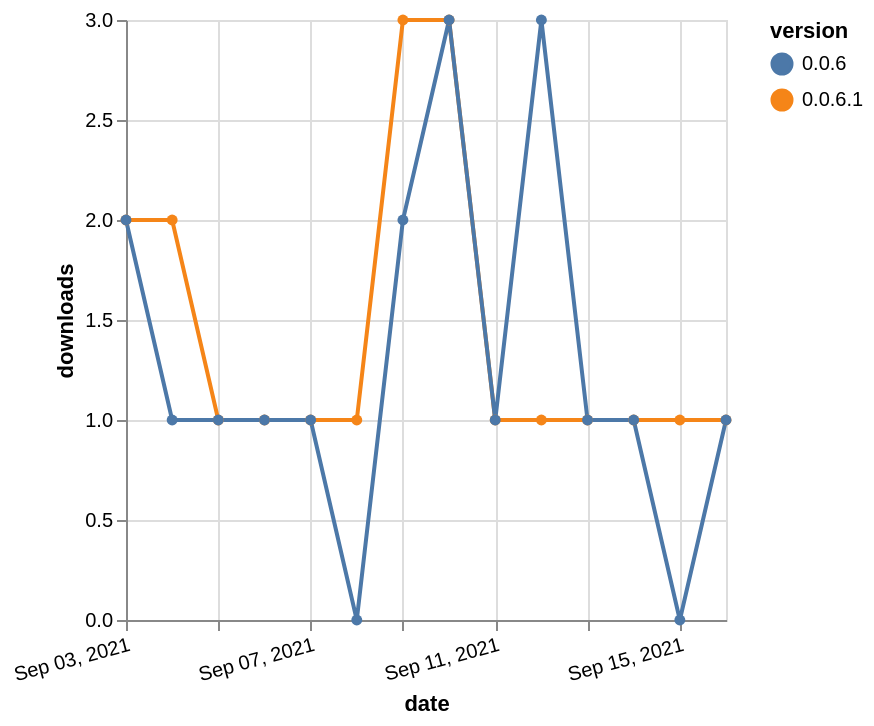

Here is the Vega-Lite specification saved for this chart:
### Vega-Lite specification from a JSON file in a GitHub repository (floating-point values rounded to 4 significant figures)
{"$schema": "https://vega.github.io/schema/vega-lite/v5.json", "description": "A simple bar chart with embedded data.", "data": {"values": [{"date": "2021-09-03", "total": 148, "delta": 2, "version": "0.0.6.1"}, {"date": "2021-09-04", "total": 150, "delta": 2, "version": "0.0.6.1"}, {"date": "2021-09-05", "total": 151, "delta": 1, "version": "0.0.6.1"}, {"date": "2021-09-06", "total": 152, "delta": 1, "version": "0.0.6.1"}, {"date": "2021-09-07", "total": 153, "delta": 1, "version": "0.0.6.1"}, {"date": "2021-09-08", "total": 154, "delta": 1, "version": "0.0.6.1"}, {"date": "2021-09-09", "total": 157, "delta": 3, "version": "0.0.6.1"}, {"date": "2021-09-10", "total": 160, "delta": 3, "version": "0.0.6.1"}, {"date": "2021-09-11", "total": 161, "delta": 1, "version": "0.0.6.1"}, {"date": "2021-09-12", "total": 162, "delta": 1, "version": "0.0.6.1"}, {"date": "2021-09-13", "total": 163, "delta": 1, "version": "0.0.6.1"}, {"date": "2021-09-14", "total": 164, "delta": 1, "version": "0.0.6.1"}, {"date": "2021-09-15", "total": 165, "delta": 1, "version": "0.0.6.1"}, {"date": "2021-09-16", "total": 166, "delta": 1, "version": "0.0.6.1"}, {"date": "2021-09-03", "total": 285, "delta": 2, "version": "0.0.6"}, {"date": "2021-09-04", "total": 286, "delta": 1, "version": "0.0.6"}, {"date": "2021-09-05", "total": 287, "delta": 1, "version": "0.0.6"}, {"date": "2021-09-06", "total": 288, "delta": 1, "version": "0.0.6"}, {"date": "2021-09-07", "total": 289, "delta": 1, "version": "0.0.6"}, {"date": "2021-09-08", "total": 289, "delta": 0, "version": "0.0.6"}, {"date": "2021-09-09", "total": 291, "delta": 2, "version": "0.0.6"}, {"date": "2021-09-10", "total": 294, "delta": 3, "version": "0.0.6"}, {"date": "2021-09-11", "total": 295, "delta": 1, "version": "0.0.6"}, {"date": "2021-09-12", "total": 298, "delta": 3, "version": "0.0.6"}, {"date": "2021-09-13", "total": 299, "delta": 1, "version": "0.0.6"}, {"date": "2021-09-14", "total": 300, "delta": 1, "version": "0.0.6"}, {"date": "2021-09-15", "total": 300, "delta": 0, "version": "0.0.6"}, {"date": "2021-09-16", "total": 301, "delta": 1, "version": "0.0.6"}]}, "width": "container", "mark": {"type": "line", "point": {"filled": true}}, "encoding": {"x": {"field": "date", "type": "temporal", "timeUnit": "yearmonthdate", "title": "date", "axis": {"labelAngle": -15}}, "y": {"field": "delta", "type": "quantitative", "title": "downloads"}, "color": {"field": "version", "type": "nominal"}, "tooltip": {"field": "delta"}}}
